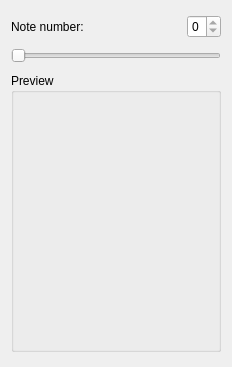
<?xml version="1.0" encoding="UTF-8"?>
<ui version="4.0">
 <class>DataView</class>
 <widget class="QWidget" name="DataView">
  <property name="geometry">
   <rect>
    <x>0</x>
    <y>0</y>
    <width>228</width>
    <height>367</height>
   </rect>
  </property>
  <property name="windowTitle">
   <string>View notes</string>
  </property>
  <layout class="QVBoxLayout" name="verticalLayout">
   <item>
    <layout class="QHBoxLayout" name="horizontalLayout">
     <item>
      <widget class="QLabel" name="label">
       <property name="sizePolicy">
        <sizepolicy hsizetype="MinimumExpanding" vsizetype="Preferred">
         <horstretch>0</horstretch>
         <verstretch>0</verstretch>
        </sizepolicy>
       </property>
       <property name="text">
        <string>Note number:</string>
       </property>
       <property name="buddy">
        <cstring>spinBox</cstring>
       </property>
      </widget>
     </item>
     <item>
      <widget class="QSpinBox" name="spinBox">
       <property name="buttonSymbols">
        <enum>QAbstractSpinBox::UpDownArrows</enum>
       </property>
       <property name="minimum">
        <number>0</number>
       </property>
       <property name="maximum">
        <number>0</number>
       </property>
      </widget>
     </item>
    </layout>
   </item>
   <item>
    <widget class="QSlider" name="horizontalSlider">
     <property name="minimum">
      <number>0</number>
     </property>
     <property name="maximum">
      <number>0</number>
     </property>
     <property name="orientation">
      <enum>Qt::Horizontal</enum>
     </property>
     <property name="tickPosition">
      <enum>QSlider::NoTicks</enum>
     </property>
    </widget>
   </item>
   <item>
    <widget class="QGroupBox" name="groupBox">
     <property name="sizePolicy">
      <sizepolicy hsizetype="Fixed" vsizetype="Fixed">
       <horstretch>0</horstretch>
       <verstretch>0</verstretch>
      </sizepolicy>
     </property>
     <property name="minimumSize">
      <size>
       <width>210</width>
       <height>279</height>
      </size>
     </property>
     <property name="maximumSize">
      <size>
       <width>210</width>
       <height>279</height>
      </size>
     </property>
     <property name="title">
      <string>Preview</string>
     </property>
    </widget>
   </item>
  </layout>
 </widget>
 <resources/>
 <connections>
  <connection>
   <sender>horizontalSlider</sender>
   <signal>valueChanged(int)</signal>
   <receiver>spinBox</receiver>
   <slot>setValue(int)</slot>
   <hints>
    <hint type="sourcelabel">
     <x>62</x>
     <y>52</y>
    </hint>
    <hint type="destinationlabel">
     <x>326</x>
     <y>19</y>
    </hint>
   </hints>
  </connection>
  <connection>
   <sender>spinBox</sender>
   <signal>valueChanged(int)</signal>
   <receiver>horizontalSlider</receiver>
   <slot>setValue(int)</slot>
   <hints>
    <hint type="sourcelabel">
     <x>294</x>
     <y>25</y>
    </hint>
    <hint type="destinationlabel">
     <x>257</x>
     <y>53</y>
    </hint>
   </hints>
  </connection>
 </connections>
</ui>
